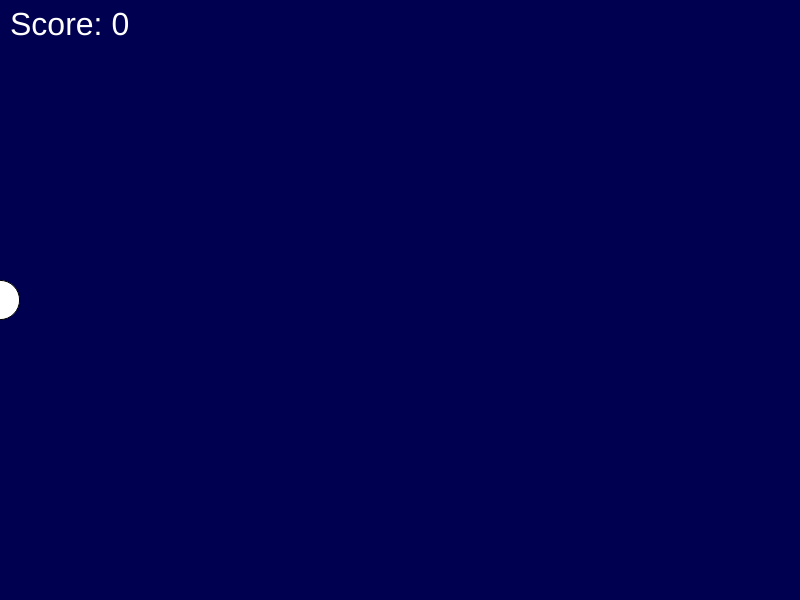
Frame 1 (no input)
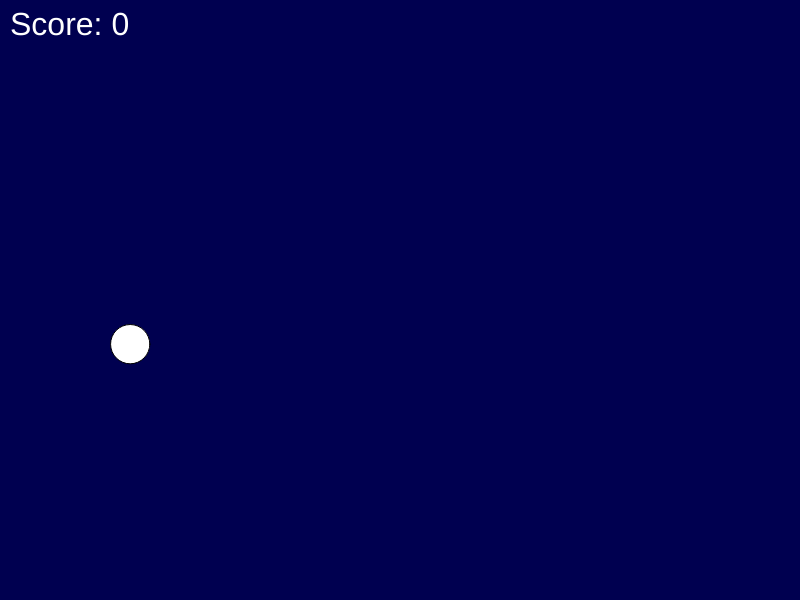
Frame 60 (no input)
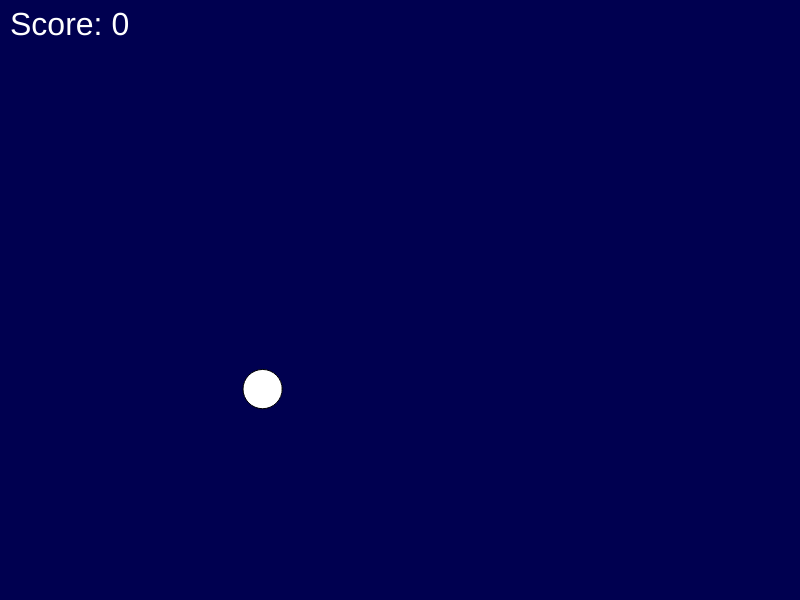
Frame 120 (the mouse pressed at the canvas centre since frame 60)

The p5.js sketch that drew these frames (run headless with seeded random() and noise() and a simulated clock; from frame 60 on, the mouse is pressed at the canvas centre):

// p5.js sketch
// ── sketch.js
// Coded by Eddy Ahlqvist - 2020

let score = 0;
let hit = false;
let shots = 1;
let projectiles = [];

function setup() {
  createCanvas(800, 600);
  for (i = 0; i < shots; i++) {
    let p = new Projectile(0, height / 2, random(25, 45));
    projectiles.push(p);
  }
  console.log(projectiles)
}

function draw() {
  background(0, 0, 80);
  textSize(32);
  fill(255);
  text("Score: " + score, 10, 35);

  for (let projectile of projectiles) {
    projectile.show();
    projectile.move();   
  }

}

function mousePressed() {
  for (let i = 0; i < projectiles.length; i++) {
    projectiles[i].hitdetect(mouseX, mouseY);
  }
}

// function mousePressed() {
//   if (mousePressed) {
//     hit = true;
//   } else {
//     hit = false;
//   }

//   if (hit == true) {
//     score += 10;
//   }
// }
// ── Projectile.js
// Coded by Eddy Ahlqvist - 2020

class Projectile {
  constructor(_x, _y, _dia) {
    this.x = _x;
    this.y = _y;
    this.dia = _dia;
    this.xspeed = random(2, 3);
    this.yspeed = random(-1.5, 1.5);
  }

  show() {
    fill(255);
    ellipse(this.x, this.y, this.dia, this.dia);
  }

  move() {
    this.x += this.xspeed;
    this.y += this.yspeed;
  }

  hitdetect(_x, _y) {
    let d = dist(_x, _y, this.x, this.y);
    if (d < this.dia / 2) {
      hit = true;
      projectiles.pop();
    } else {
      hit = false;
    }

    if (hit == true) {
      score += 10;
    }
  }

}
// ── settings.js
/* Coded by Eddy Ahlqvist - 2020 */

function setDifficulty(_diff) {
  diff = _diff;

  if (diff == 1) {
    scoreMultiplier = 0.5;
  } else if (diff == 2) {
    scoreMultiplier = 1;
  } else if (diff == 3) {
    scoreMultiplier = 1.5;
  } else {
    scoreMultiplier = 0;
  }
}
